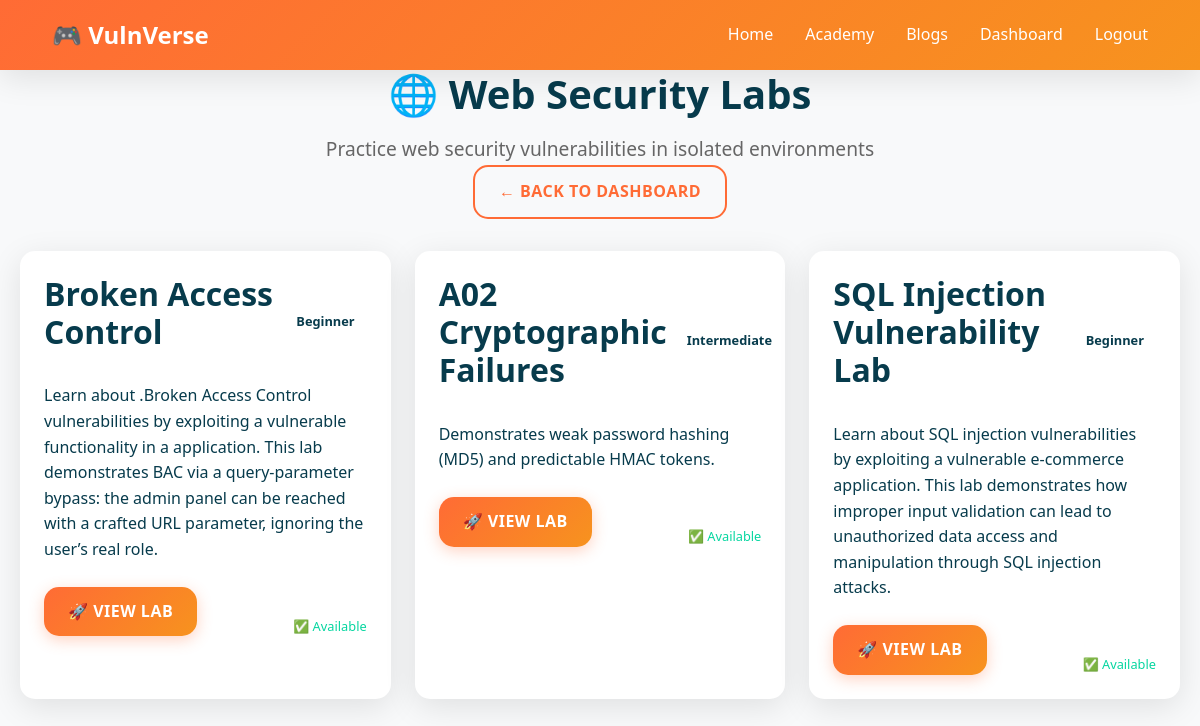
Screenshot of /labs/web/ (signed in) with the database file from the repository.
### labs_web/models.py (models this page shows, shortened)
class LabTemplate(models.Model):
    DIFFICULTY_CHOICES = [
        ('beginner', 'Beginner'),
        ('intermediate', 'Intermediate'),
        ('advanced', 'Advanced'),
    ]
    LAB_TYPE_CHOICES = [
        ('a01', 'A01: Broken Access Control'),
        ('a02', 'A02: Cryptographic Failures'),
        ('a03', 'A03: Injection'),
        ('a04', 'A04: Insecure Design'),
        ('a05', 'A05: Security Misconfiguration'),
        ('a06', 'A06: Vulnerable Components'),
        ('a07', 'A07: Auth & Identification Failures'),
        ('a08', 'A08: Software & Data Integrity Failures'),
        ('a09', 'A09: Security Logging & Monitoring Failures'),
        ('a10', 'A10: Server-Side Request Forgery'),
    ]
    name = models.CharField(max_length=100)
    description = models.TextField()
    difficulty = models.CharField(max_length=20, choices=DIFFICULTY_CHOICES, default='beginner')
    lab_type = models.CharField(max_length=20, choices=LAB_TYPE_CHOICES)
    docker_image = models.CharField(max_length=255, help_text="Docker image name for this lab")
    port_mapping = models.CharField(max_length=50, help_text="Port mapping for the container (e.g., '8080:80')")
    created_at = models.DateTimeField(auto_now_add=True)
    updated_at = models.DateTimeField(auto_now=True)
    is_active = models.BooleanField(default=True)

### labs_web/views.py (the view)
# urls.py: path('', views.labs_index, name='labs_index'),
@login_required
def labs_index(request):
    templates = LabTemplate.objects.filter(is_active=True).order_by('lab_type')
    user_instances = LabInstance.objects.filter(
        user=request.user,
        status__in=['creating', 'running']
    )
    context = {
        'lab_templates': templates,
        'active_instances': user_instances,
    }
    return render(request, 'labs_web/labs_index.html', context)

### labs_web/templates/labs_web/labs_index.html (shortened to what this page needs)
{% extends 'base.html' %}
{% load static %}
{% block extra_css %}
<link rel="stylesheet" href="{% static 'css/main.css' %}">
{% endblock %}
{% block content %}
<div class="container">
    <div class="text-center mb-4">
        <h1 class="animate-slide-up">🌐 Web Security Labs</h1>
        <p class="text-center" style="color: #666; font-size: 1.2rem;">Practice web security vulnerabilities in isolated environments</p>
        <a href="{% url 'dashboard' %}" class="btn btn-outline">← Back to Dashboard</a>
    </div>
    <div class="lab-grid">
        {% if lab_templates %}
            {% for template in lab_templates %}
                <div class="lab-card animate-slide-up" style="--delay: {{ forloop.counter0|add:'0.1' }}s;">
                    <div class="d-flex justify-between align-center mb-2">
                        <h2>{{ template.name }}</h2>
                        <span class="lab-badge lab-badge-{{ template.difficulty }}">
                            {{ template.get_difficulty_display }}
                        </span>
                    </div>
                    <div class="mb-3">
                        <p>{{ template.description }}</p>
                    </div>
                    <div class="d-flex justify-between align-center">
                        <a href="{% url 'lab_detail' template.id %}" class="btn btn-primary">
                            🚀 View Lab
                        </a>
                        <span class="lab-status {% if template.is_active %}lab-status-available{% else %}lab-status-unavailable{% endif %}">
                            {% if template.is_active %}
                                ✅ Available
                            {% else %}
                                ❌ Unavailable
                            {% endif %}
                        </span>
                    </div>
                </div>
            {% endfor %}
        {% endif %}
    </div>
</div>
{% endblock %}

### vulnverse_app/templates/base.html (shortened to what this page needs)
<!DOCTYPE html>
<html lang="en">
<head>
    {% load static %}
    <link rel="stylesheet" href="{% static 'css/main.css' %}">
    {% block extra_css %}{% endblock %}
</head>
<body style="margin: 0; padding: 0; font-family: 'Segoe UI', Tahoma, Geneva, Verdana, sans-serif; background: var(--light-color);">
    <nav style="background: var(--primary-gradient); padding: 1rem 2rem; box-shadow: var(--card-shadow); position: sticky; top: 0; z-index: 1000;">
        <div class="container" style="display: flex; justify-content: space-between; align-items: center;">
            <a href="{% url 'landing_page' %}" class="logo" style="color: white; text-decoration: none; font-size: 1.5rem; font-weight: 700;">🎮 VulnVerse</a>
            <ul class="nav-links" style="display: flex; list-style: none; gap: 2rem; margin: 0; padding: 0;">
                <li><a href="{% url 'landing_page' %}" style="color: white; text-decoration: none; font-weight: 500; transition: var(--transition);">Home</a></li>
                {% if user.is_authenticated %}
                    <li><a href="{% url 'academy' %}" style="color: white; text-decoration: none; font-weight: 500; transition: var(--transition);">Academy</a></li>
                    <li><a href="{% url 'blogs' %}" style="color: white; text-decoration: none; font-weight: 500; transition: var(--transition);">Blogs</a></li>
                    <li><a href="{% url 'dashboard' %}" style="color: white; text-decoration: none; font-weight: 500; transition: var(--transition);">Dashboard</a></li>
                    <li><a href="{% url 'logout' %}" style="color: white; text-decoration: none; font-weight: 500; transition: var(--transition);">Logout</a></li>
                {% else %}
                    <li><a href="{% url 'login' %}" style="color: white; text-decoration: none; font-weight: 500; transition: var(--transition);">Login</a></li>
                    <li><a href="{% url 'register' %}" style="color: white; text-decoration: none; font-weight: 500; transition: var(--transition);">Register</a></li>
                {% endif %}
            </ul>
        </div>
    </nav>
    {% block content %}
    {% endblock %}
</body>
</html>

### vulnverse_app/static/css/main.css (style rules this page uses)
:root { --primary-color: #ff6b35; --secondary-color: #f7931e; --accent-color: #ffd23f; --success-color: #06d6a0; --danger-color: #ef476f; --warning-color: #ffd23f; --info-color: #118ab2; --dark-color: #073b4c; --light-color: #f8f9fa; --white: #ffffff; --primary-gradient: linear-gradient(135deg, #ff6b35, #f7931e); --secondary-gradient: linear-gradient(135deg, #06d6a0, #118ab2); --danger-gradient: linear-gradient(135deg, #ef476f, #ff6b35); --dark-gradient: linear-gradient(135deg, #073b4c, #118ab2); --card-shadow: 0 8px 32px rgba(0,0,0,0.1); --hover-shadow: 0 12px 40px rgba(0,0,0,0.15); --button-shadow: 0 4px 15px rgba(255,107,53,0.3); --border-radius: 15px; --border-radius-sm: 8px; --border-radius-lg: 25px; --transition: all 0.3s cubic-bezier(0.4, 0, 0.2, 1); --transition-fast: all 0.2s ease; }
* { margin: 0; padding: 0; box-sizing: border-box; }
body { font-family: 'Segoe UI', Tahoma, Geneva, Verdana, sans-serif; line-height: 1.6; color: var(--dark-color); background: var(--light-color); }
h1, h2, h3, h4, h5, h6 { font-weight: 700; line-height: 1.2; margin-bottom: 1rem; }
h1 { font-size: 2.5rem; }
h2 { font-size: 2rem; }
.btn { display: inline-flex; align-items: center; justify-content: center; padding: 12px 24px; border: none; border-radius: var(--border-radius); font-size: 16px; font-weight: 600; text-decoration: none; cursor: pointer; transition: var(--transition); position: relative; overflow: hidden; text-transform: uppercase; letter-spacing: 0.5px; }
.btn::before { content: ''; position: absolute; top: 0; left: -100%; width: 100%; height: 100%; background: linear-gradient(90deg, transparent, rgba(255,255,255,0.2), transparent); transition: left 0.5s; }
.btn-primary { background: var(--primary-gradient); color: var(--white); box-shadow: var(--button-shadow); }
.btn-outline { background: transparent; color: var(--primary-color); border: 2px solid var(--primary-color); }
.container { max-width: 1200px; margin: 0 auto; padding: 0 20px; }
.animate-slide-up { animation: slideInUp 0.6s ease-out; }
.text-center { text-align: center; }
.mb-2 { margin-bottom: 1rem; }
.mb-3 { margin-bottom: 1.5rem; }
.mb-4 { margin-bottom: 2rem; }
.d-flex { display: flex; }
.justify-between { justify-content: space-between; }
.align-center { align-items: center; }

### labs_web/templates/labs_web/labs_index.html (style rules this page uses)
.lab-card { border-radius: var(--border-radius); box-shadow: var(--card-shadow); padding: 1.5rem; background: var(--white); transition: var(--transition); height: 100%; display: flex; flex-direction: column; }
.lab-grid { display: grid; grid-template-columns: repeat(auto-fill, minmax(300px, 1fr)); gap: 1.5rem; margin-top: 2rem; }
.lab-badge { display: inline-block; padding: 0.25rem 0.75rem; border-radius: 50px; font-size: 0.8rem; font-weight: 600; margin-left: 0.5rem; }
.lab-status { font-size: 0.8rem; margin-top: auto; padding-top: 1rem; }
.lab-status-available { color: var(--success-color); }

### rows the page displays
LabTemplate: name "Broken Access Control", difficulty "Beginner", description "Learn about .Broken Access Control vulnerabilities by exploiting a vulnerable functionality in a application. This lab demonstrates BAC via a query-parameter bypass: the admin panel can be reached with a crafted URL parameter, ignoring the user’s real role.", is_active "✅ Available"
LabTemplate: name "A02 Cryptographic Failures", difficulty "Intermediate", description "Demonstrates weak password hashing (MD5) and predictable HMAC tokens.", is_active "✅ Available"
LabTemplate: name "SQL Injection Vulnerability Lab", difficulty "Beginner", description "Learn about SQL injection vulnerabilities by exploiting a vulnerable e-commerce application. This lab demonstrates how improper input validation can lead to unauthorized data access and manipulation through SQL injection attacks.", is_active "✅ Available"
